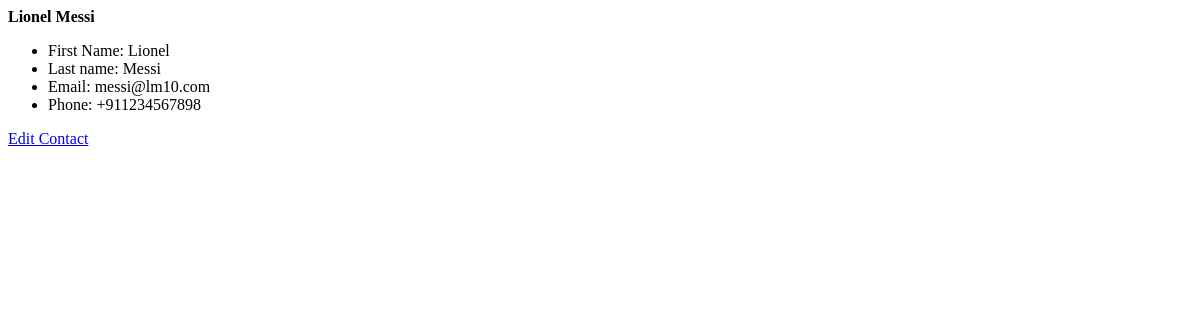
The app's page /contact/12/, older data.
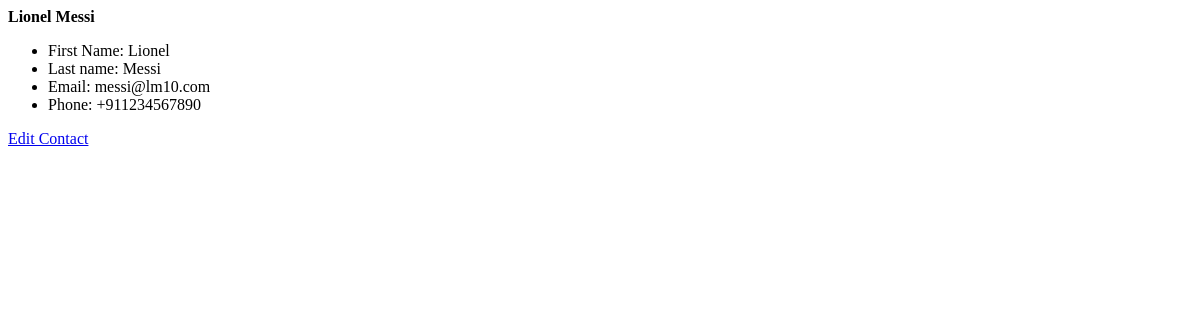
The same page, newer data.
### contact/models.py (models this page shows, shortened)
class Person(models.Model):
    first_name = models.CharField(max_length=20)
    last_name = models.CharField(max_length=20)
    email = models.EmailField(max_length=250)
    phone = PhoneNumberField()
    def full_name(self):
        return '{} {}'.format(self.first_name, self.last_name)

### contact/views.py (the view)
# urls.py: path('<int:contact_id>/', views.detail, name='detail'),
def detail(request,contact_id):
    person = Person.objects.get(id = contact_id)
    return render(request,'contact/contact_detail.html',{'persons':person})

### contact/templates/contact/contact_detail.html (shortened to what this page needs)
<!DOCTYPE html>
<html>
<head>
</head>
<body>
    <div>
        <strong>{{persons.full_name}} </strong>
        <ul>
        <li>First Name: {{persons.first_name}}</li>
        <li>Last name: {{persons.last_name}}</li>
        <li>Email: {{persons.email}}</li>
        <li>Phone: {{persons.phone}}</li>
        </ul>
    </div>
    <a href = "{% url 'contact:edit' persons.id %}">Edit Contact </a>
</body>
</html>

Row changes from the older to the newer data that the page shows:
changed Person "Lionel Messi": phone "+911234567898" → "+911234567890"
